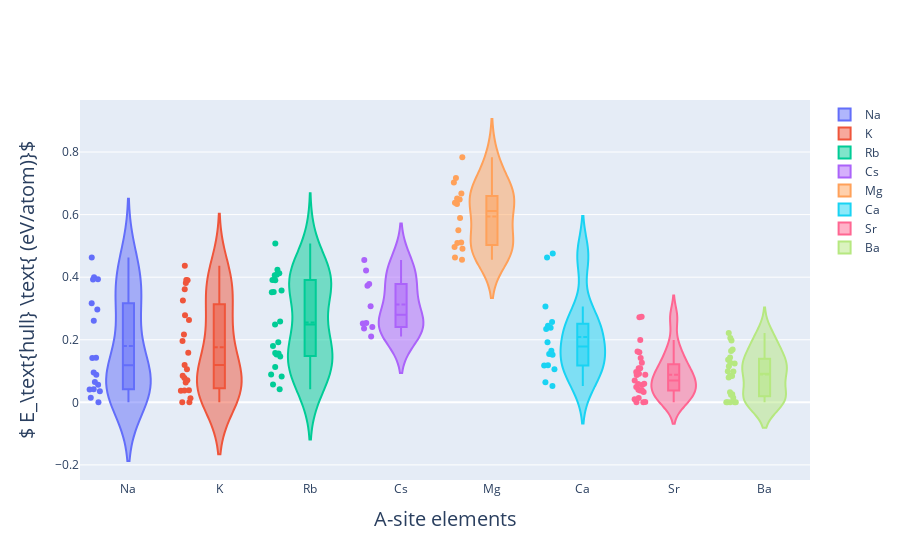

Notebook code for this chart:
### Markdown cell above
## 3. A-site elements (Energy above hull)

### Code cell
fig = go.Figure()
for idx in range(len(Asite_elements)):
    fig.add_trace(go.Violin(y = Ehull_list[idx], name = Asite_elements[idx],
                           box_visible = True, meanline_visible = True, points = 'all'))

fig.update_xaxes(title_text = 'A-site elements', titlefont = dict(size = 20))
fig.update_yaxes(title_text = r'$ E_\text{hull} \text{ (eV/atom)}$', titlefont = dict(size = 20))
fig.show()

### Figure 1 — Plotly figure (JSON) as saved in the notebook; plotly's stock layout.template omitted (floating-point values rounded to 4 significant figures; data arrays with more than 128 entries replaced by an {"elided": "..."} marker saying what was removed)
{"data": [{"box": {"visible": true}, "meanline": {"visible": true}, "name": "Na", "points": "all", "type": "violin", "y": {"elided": "347 float values"}}, {"box": {"visible": true}, "meanline": {"visible": true}, "name": "K", "points": "all", "type": "violin", "y": {"elided": "347 float values"}}, {"box": {"visible": true}, "meanline": {"visible": true}, "name": "Rb", "points": "all", "type": "violin", "y": {"elided": "347 float values"}}, {"box": {"visible": true}, "meanline": {"visible": true}, "name": "Cs", "points": "all", "type": "violin", "y": {"elided": "347 float values"}}, {"box": {"visible": true}, "meanline": {"visible": true}, "name": "Mg", "points": "all", "type": "violin", "y": {"elided": "347 float values"}}, {"box": {"visible": true}, "meanline": {"visible": true}, "name": "Ca", "points": "all", "type": "violin", "y": {"elided": "347 float values"}}, {"box": {"visible": true}, "meanline": {"visible": true}, "name": "Sr", "points": "all", "type": "violin", "y": {"elided": "347 float values"}}, {"box": {"visible": true}, "meanline": {"visible": true}, "name": "Ba", "points": "all", "type": "violin", "y": {"elided": "347 float values"}}], "layout": {"xaxis": {"title": {"font": {"size": 20}, "text": "A-site elements"}}, "yaxis": {"title": {"font": {"size": 20}, "text": "$ E_\\text{hull} \\text{ (eV/atom)}$"}}}}
